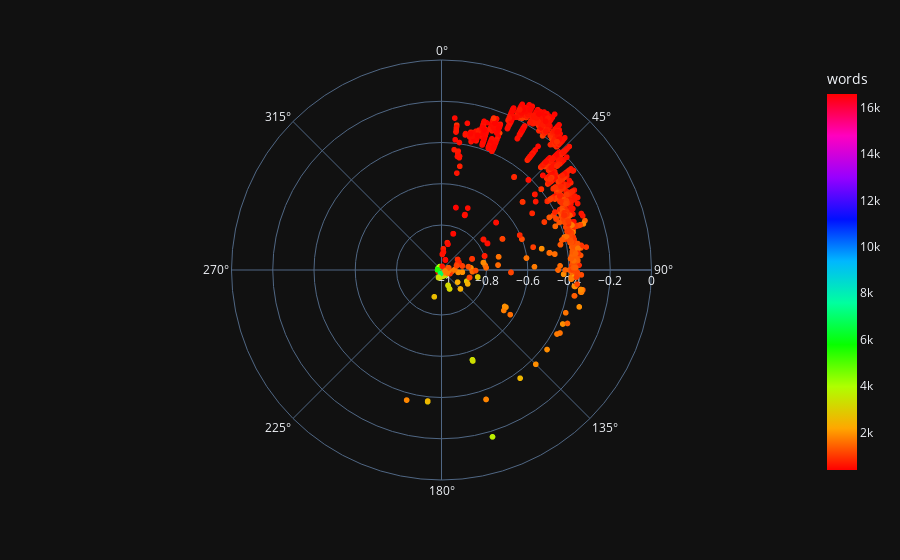

This figure's notebook cell:
### Code cell
# It seems that shorter documents with small proper nouns count in our set are most likely to be duplicates.

fig = px.scatter_polar(
    compare_df,
    r=-compare_df['lev_ratio'],
    theta=compare_df['sentences'],
    color=compare_df['words'],
    color_continuous_scale=px.colors.cyclical.HSV,
    template="plotly_dark")
fig.show()

### Figure 1 — Plotly figure (JSON) as saved in the notebook; plotly's stock layout.template omitted (floating-point values rounded to 4 significant figures; data arrays with more than 128 entries replaced by an {"elided": "..."} marker saying what was removed)
{"data": [{"hovertemplate": "r=%{r}<br>sentences=%{theta}<br>words=%{marker.color}<extra></extra>", "legendgroup": "", "marker": {"color": {"elided": "8379 int values"}, "coloraxis": "coloraxis", "symbol": "circle"}, "mode": "markers", "name": "", "r": {"elided": "8379 float values"}, "showlegend": false, "subplot": "polar", "theta": {"elided": "8379 int values"}, "type": "scatterpolargl"}], "layout": {"coloraxis": {"colorbar": {"title": {"text": "words"}}, "colorscale": [[0, "#ff0000"], [0.1111, "#ffa700"], [0.2222, "#afff00"], [0.3333, "#08ff00"], [0.4444, "#00ff9f"], [0.5556, "#00b7ff"], [0.6667, "#0010ff"], [0.7778, "#9700ff"], [0.8889, "#ff00bf"], [1, "#ff0000"]]}, "legend": {"tracegroupgap": 0}, "margin": {"t": 60}, "polar": {"angularaxis": {"direction": "clockwise", "rotation": 90}, "domain": {"x": [0, 1], "y": [0, 1]}}}}
